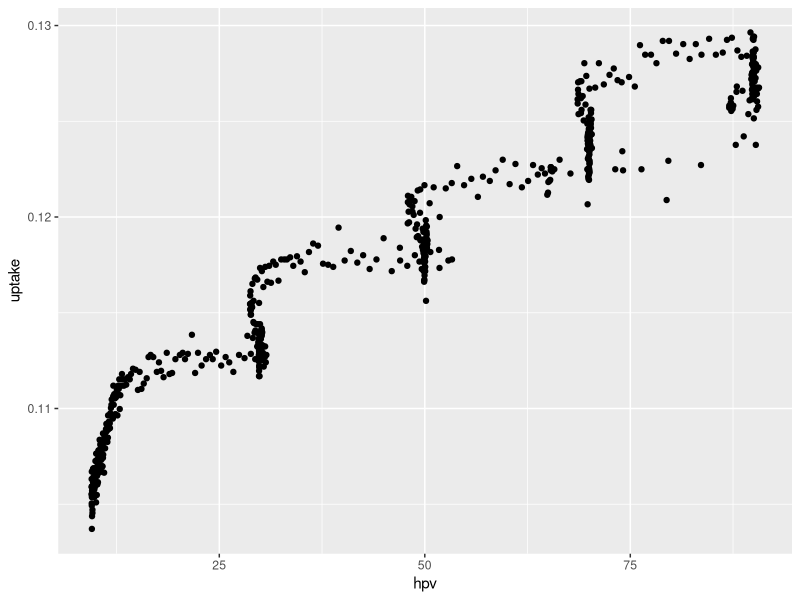
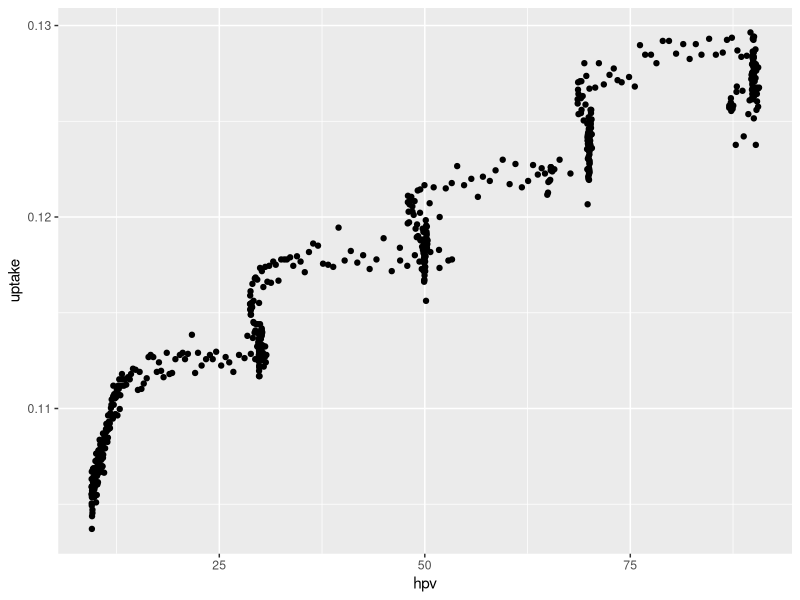
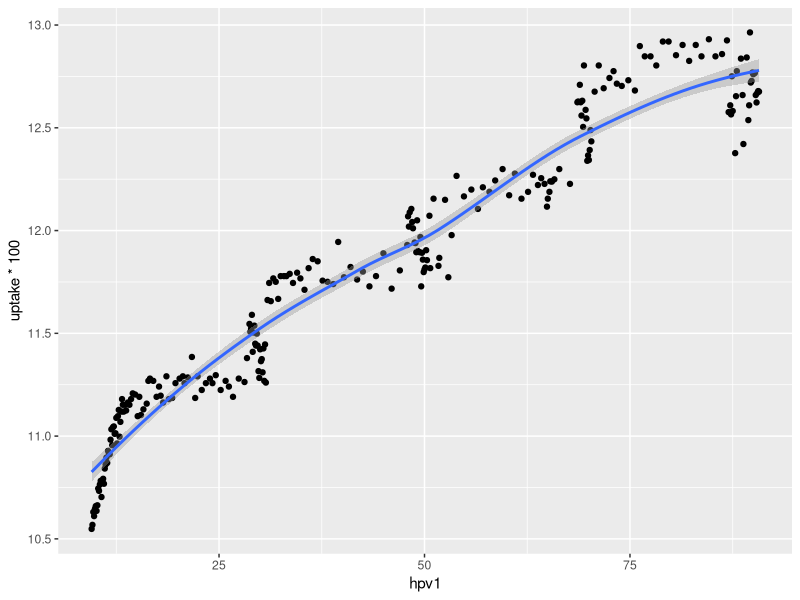

The R script that drew these images, in order:
install.packages("tidyverse")
library(tidyverse)
library(ggplot2)

df <- read.csv("4a_filtech_iso_des_p.csv")
view(df)

# quick view of data
ggplot(data=df)+
  geom_point(mapping=aes(x=hpv, y=uptake))


# data clean: filter unwanted data
df_f <- filter(df, !((hpv >= 73.17 & hpv <= 83.60) & (uptake >= 0.120886 & uptake <= 0.12344)))


# quick view of filtered data
ggplot(data=df_f)+
  geom_point(mapping=aes(x=hpv, y=uptake))


# remove decimal of HPV and grouped
df_m <- mutate(df_f, hpv1=round(hpv,1))
df_g <- group_by(df_m, hpv1)
df_s <- summarize(df_g, uptake = mean(uptake))


ggplot(data=df_s, mapping=aes(x=hpv1, y=uptake*100))+
  geom_point()+
  geom_smooth()
  ylim(0,44)

# write.csv(df_s, "4a_filtech_iso_des_r.csv")


